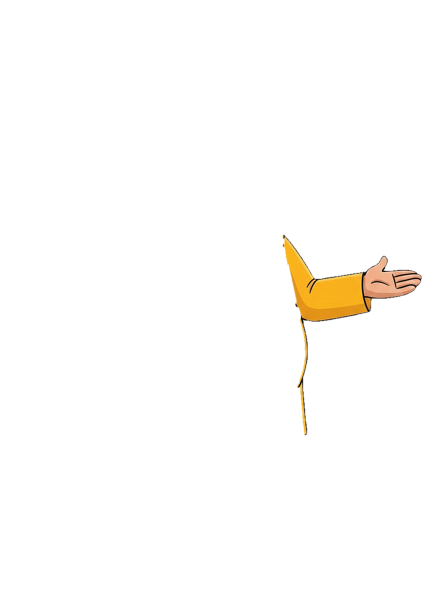
#> input picture blender2d/puppet/chhotu/parts/armpose_explain.png, 896 x 1200 px (shown at 1/2 size)
$ python -i render_episode.py   (imports and definitions only)
#> lines starting #> are read from the running program, lines starting #| are printed output that depends on the picture
"""EPISODE RENDERER - shots.json + per-line voice clips + puppets + music -> finished scene clips.
Per shot: background, actors (front puppet / full-pose drawing / side walker with drawn legs / Sheru sprite cycle / prop), lines timed
from the voice clips (lip sync from Rhubarb cues for the speaker; radio lines = the radio 'talks', mouths stay shut), blinks + breathing for
everyone, locked camera, bodies on twos. Missing pieces degrade gracefully (rig missing -> drawing sprite; side rig missing -> front
stepping; no voice timing yet -> estimated durations) so the layout can be checked before every asset exists.
Audio: voice clips at their times (radio lines through a radio filter), scene music beds continuous under everything (episode_audio.mix:
no ducking, low bed), master -14 LUFS.
  python render_episode.py <episode_dir> <scene|all> <out_dir> [--preview]   (--preview = half size, 12 fps)"""
import json, math, os, re, shutil, subprocess, sys, wave
import numpy as np, cv2
from PIL import Image, ImageOps, ImageDraw, ImageFont, ImageFilter
HERE = os.path.dirname(os.path.abspath(__file__)); sys.path.insert(0, HERE); sys.path.insert(0, os.path.join(HERE, "..", "pipeline2d"))
FF = shutil.which("ffmpeg") or r"C:\Users\goddu\Downloads\ffmpeg-master-latest-win64-gpl\bin\ffmpeg.exe"
PUP = os.path.join(HERE, "puppet")
SHAPE = {"X": "closed", "A": "closed", "B": "mouth_half", "C": "mouth_half", "D": "mouth_open", "E": "mouth_o", "F": "mouth_o", "G": "mouth_half", "H": "mouth_half"}
LIGHT = {"night": (0.80, 0.84, 1.0), "evening": (1.0, 0.94, 0.86), "sepia": (1.0, 0.88, 0.70)}           # character grade per scene (bg name)
HOLD = {"radio", "kite", "namaste"}                                                    # held all shot; other poses are talk-gestures
FACE_ALIAS = {"raju": {"mouth_o": "mouth_half", "mouth_half": "mouth_open"}}              # raju: his o/half drawings came out swapped
NO_ARM_MOTION = {"lallan", "jugaadu_chacha"}                                                            # arm drawn merged into the belly: moving it shows a thin cut (owner 10 Oct)
NAME2DIR = {"Chhotu": "chhotu", "Gudiya": "gudiya", "Raju": "raju", "Dadi": "dadi", "Lallan": "lallan", "Masterji": "masterji",
            "Jugaadu Chacha": "jugaadu_chacha", "Sheru": "sheru"}


class Cast:
    """Lazy-loaded puppets per character."""
    def __init__(self): self.front, self.side, self.legs, self.sprites = {}, {}, {}, {}

    # [29 lines left out: functions puppet, face_on, not called in this run]

    def poses(self, who):
        p = os.path.join(PUP, who, "joints.json")
        return set(json.load(open(p, encoding="utf-8")).get("poses", {})) if os.path.exists(p) else set()

    # [11 lines left out: function walker, not called in this run]

    def sprite(self, path):
#> called with path = 'puppet/chhotu/parts/armpose_explain.png'
        if path not in self.sprites:
            if not os.path.exists(path): self.sprites[path] = None
            else:
                im = Image.open(path).convert("RGBA"); a = np.asarray(im)[..., 3]
#> in sprite, im is the input picture: PIL image 896x1200 RGBA; mean R, G, B, A 132.5, 104.3, 45, 5.1
#> after `a = np.asarray(im)[..., 3]`:
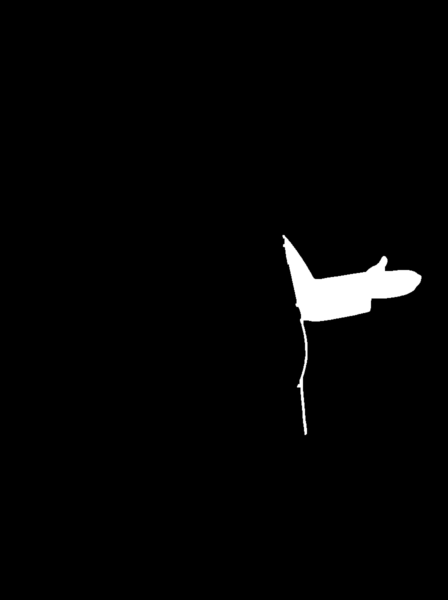
#> a: shape (1200, 896) (shown at 1/2 size); min 0, max 255, mean 5.1
                if a.min() > 250:                                                       # no alpha yet -> knock out the white background
                    rgb = np.asarray(im.convert("RGB")).astype(int); white = (rgb.min(2) >= 235).astype(np.uint8)
                    n, lab = cv2.connectedComponents(white, connectivity=4)              # only white TOUCHING THE EDGE is background -
                    edge = set(np.unique(np.concatenate([lab[0], lab[-1], lab[:, 0], lab[:, -1]]))) - {0}   # a white coat inside the outline stays
                    m = (~np.isin(lab, list(edge))).astype(np.uint8) * 255
                    im.putalpha(Image.fromarray(cv2.GaussianBlur(m, (3, 3), 0)))
                bb = im.getbbox(); self.sprites[path] = im.crop(bb) if bb else im
#> after `bb = im.getbbox()`: bb = (564, 469, 844, 871)
        return self.sprites[path]
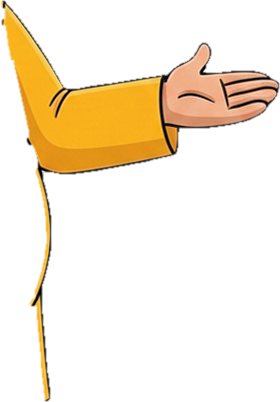
#> returned value: PIL image 280x402 RGBA; mean R, G, B, A 71.2, 51.5, 17.7, 48.8; transparent parts drawn white


def trim(im):
    bb = im.getbbox(); return im.crop(bb) if bb else im


# [247 lines left out: functions load_lines, match_lines, mouth_track, render_scene, actor_image, not called in this run]


# [2 lines not run here, left out]

>>> result = Cast().sprite('puppet/chhotu/parts/armpose_explain.png')
